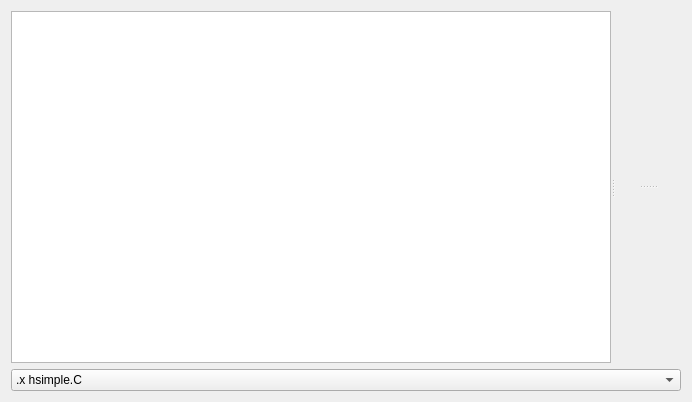
<ui version="4.0" >
 <class>HelloFileBrowser</class>
 <widget class="QWidget" name="HelloFileBrowser" >
  <property name="geometry" >
   <rect>
    <x>0</x>
    <y>0</y>
    <width>692</width>
    <height>402</height>
   </rect>
  </property>
  <property name="sizePolicy" >
   <sizepolicy vsizetype="Preferred" hsizetype="Minimum" >
    <horstretch>0</horstretch>
    <verstretch>0</verstretch>
   </sizepolicy>
  </property>
  <property name="windowTitle" >
   <string>Form</string>
  </property>
  <layout class="QVBoxLayout" >
   <item>
    <layout class="QVBoxLayout" >
     <item>
      <widget class="QSplitter" name="splitter_2" >
       <property name="orientation" >
        <enum>Qt::Horizontal</enum>
       </property>
       <widget class="TQtObjectViewFrame" name="treeView" >
        <property name="sizePolicy" >
         <sizepolicy vsizetype="Expanding" hsizetype="Expanding" >
          <horstretch>1</horstretch>
          <verstretch>0</verstretch>
         </sizepolicy>
        </property>
        <property name="toolTip" >
         <string>Select the histogram object </string>
        </property>
        <property name="whatsThis" >
         <string>Tree view of the TDirectory object</string>
        </property>
       </widget>
       <widget class="QWidget" native="1" name="widget_3" >
        <property name="sizePolicy" >
         <sizepolicy vsizetype="Preferred" hsizetype="Expanding" >
          <horstretch>7</horstretch>
          <verstretch>0</verstretch>
         </sizepolicy>
        </property>
        <layout class="QHBoxLayout" >
         <property name="leftMargin" >
          <number>0</number>
         </property>
         <property name="topMargin" >
          <number>0</number>
         </property>
         <property name="rightMargin" >
          <number>0</number>
         </property>
         <property name="bottomMargin" >
          <number>0</number>
         </property>
         <item>
          <widget class="QSplitter" name="splitter" >
           <property name="sizePolicy" >
            <sizepolicy vsizetype="Expanding" hsizetype="Expanding" >
             <horstretch>0</horstretch>
             <verstretch>0</verstretch>
            </sizepolicy>
           </property>
           <property name="orientation" >
            <enum>Qt::Vertical</enum>
           </property>
           <widget class="TQtWidget" native="1" name="widget" />
           <widget class="TQtWidget" native="1" name="widget_2" />
          </widget>
         </item>
        </layout>
       </widget>
      </widget>
     </item>
     <item>
      <widget class="QComboBox" name="comboBox" >
       <item>
        <property name="text" >
         <string>.x hsimple.C</string>
        </property>
       </item>
       <item>
        <property name="text" >
         <string>.q</string>
        </property>
       </item>
      </widget>
     </item>
    </layout>
   </item>
  </layout>
 </widget>
 <customwidgets>
  <customwidget>
   <class>TQtWidget</class>
   <extends>QWidget</extends>
   <header location="global" >TQtWidget.h</header>
   <container>1</container>
  </customwidget>
  <customwidget>
   <class>TQtObjectViewFrame</class>
   <extends>QTreeView</extends>
   <header>TQtObjectViewFrame.h</header>
  </customwidget>
 </customwidgets>
 <resources/>
 <connections/>
</ui>
